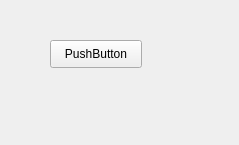
<?xml version="1.0" encoding="UTF-8"?>
<ui version="4.0">
 <class>Form</class>
 <widget class="QWidget" name="Form">
  <property name="geometry">
   <rect>
    <x>0</x>
    <y>0</y>
    <width>239</width>
    <height>145</height>
   </rect>
  </property>
  <property name="windowTitle">
   <string>Form</string>
  </property>
  <widget class="QPushButton" name="pushButton">
   <property name="geometry">
    <rect>
     <x>50</x>
     <y>40</y>
     <width>92</width>
     <height>28</height>
    </rect>
   </property>
   <property name="text">
    <string>PushButton</string>
   </property>
  </widget>
 </widget>
 <resources/>
 <connections>
  <connection>
   <sender>pushButton</sender>
   <signal>clicked()</signal>
   <receiver>Form</receiver>
   <slot>slot1()</slot>
   <hints>
    <hint type="sourcelabel">
     <x>95</x>
     <y>53</y>
    </hint>
    <hint type="destinationlabel">
     <x>119</x>
     <y>72</y>
    </hint>
   </hints>
  </connection>
 </connections>
 <slots>
  <slot>slot1()</slot>
 </slots>
</ui>
